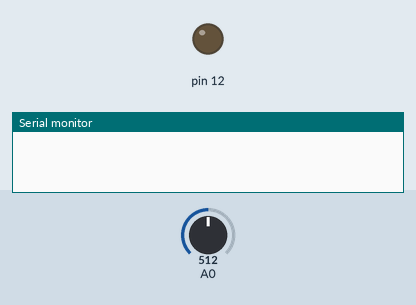
This sketch was run on a simulated Arduino Uno, built with avr-gcc and run on an emulated ATmega328P. Parts: output pins drawn as LEDs (lit = HIGH), the last lines printed to the serial monitor. The test bench sets the inputs (shaded band); at power-on: A0 = 512.

Above: at 0.1 s.
At 1.2 s:
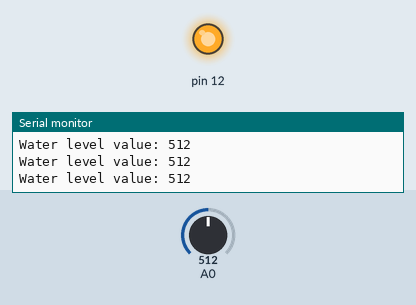
1.3 s: A0 set to 981
4.3 s: A0 set to 1015
Timing chart, 0 to 7.3 s (numbered marks = the images above; inputs shaded):
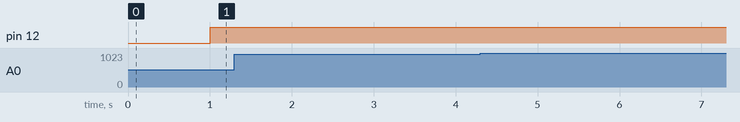

The sketch:

pH_test.ino
```cpp
#include <SoftwareSerial.h>                           //we have to include the SoftwareSerial library, or else we can't use it
#define rx 2                                          //define what pin rx is going to be
#define tx 3                                          //define what pin tx is going to be

SoftwareSerial myserial(rx, tx);                      //define how the soft serial port is going to work

String inputstring = "";                              //a string to hold incoming data from the PC
String sensorstring = "";                             //a string to hold the data from the Atlas Scientific product
boolean input_string_complete = false;                //have we received all the data from the PC
boolean sensor_string_complete = false;               //have we received all the data from the Atlas Scientific product
float pH;                                             //used to hold a floating-point number that is the pH

unsigned long lastTime = 0;
int water_sensor_value = 0;

void setup()
{
  Serial.begin(9600);                                 //set baud rate for the hardware serial port_0 to 9600
  myserial.begin(9600);                               //set baud rate for the software serial port to 9600
  inputstring.reserve(10);                            //set aside some bytes for receiving data from the PC
  sensorstring.reserve(30);                           //set aside some bytes for receiving data from Atlas Scientific product

  pinMode(A0, INPUT);
  pinMode(12, OUTPUT);
}

void serialEvent()
{
  inputstring = Serial.readStringUntil(13);           //read the string until we see a <CR>
  input_string_complete = true;                       //set the flag used to tell if we have received a completed string from the PC
}


void loop()
{
  if (input_string_complete == true)                  //if a string from the PC has been received in its entirety
  {
    myserial.print(inputstring);                      //send that string to the Atlas Scientific product
    myserial.print('\r');                             //add a <CR> to the end of the string
    inputstring = "";                                 //clear the string
    input_string_complete = false;                    //reset the flag used to tell if we have received a completed string from the PC
  }

  if (myserial.available() > 0)                       //if we see that the Atlas Scientific product has sent a character
  {
    char inchar = (char)myserial.read();              //get the char we just received
    sensorstring += inchar;                           //add the char to the var called sensorstring
    if (inchar == '\r')                               //if the incoming character is a <CR>
    {
      sensor_string_complete = true;                  //set the flag
    }
  }

  if (sensor_string_complete == true)                 //if a string from the Atlas Scientific product has been received in its entirety
  {
    Serial.println(sensorstring);                     //send that string to the PC's serial monitor
    sensorstring = "";                                //clear the string
    sensor_string_complete = false;                   //reset the flag used to tell if we have received a completed string from the Atlas Scientific product
  }

  if (millis() - lastTime >= 1000) {
      water_sensor_value = analogRead(A0);
      Serial.println();
      Serial.print("Water level value: ");
      Serial.print(water_sensor_value);
  }

  if (water_sensor_value >= 500)
  {
    digitalWrite(12, HIGH);
  }
  else
  {
    digitalWrite(12, LOW);
  }

}
```
